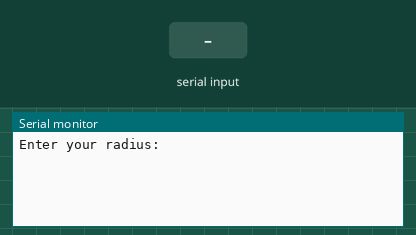
A sketch run on a simulated Arduino Uno, built with avr-gcc and run on an emulated ATmega328P. Parts: the last lines printed to the serial monitor. Inputs (shaded band) come from the test bench.

Above: at 1.2 s.
1.3 s: "90,45\n" received over Serial
At 2.1 s:
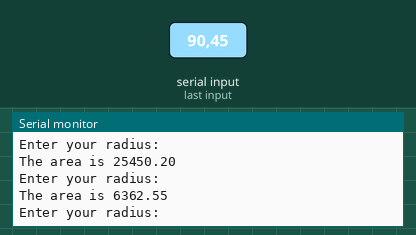
2.8 s: "30,150\n" received over Serial
At 4.4 s:
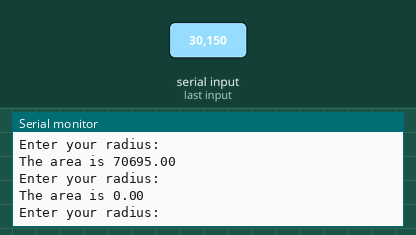
Timing chart, 0 to 5.9 s (numbered marks = the images above; inputs shaded):
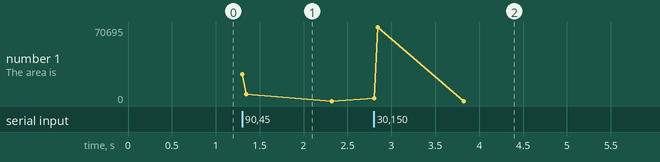

Measured:
- after the input at 1.3 s, the serial monitor: prints a new line at once (image 1)
- after the input at 2.8 s, the serial monitor: prints a new line at once (image 2)

The sketch:

Area_using_any_value_you_want.ino
```cpp
float radius;
float area;
String msg="Enter your radius:";
String msg2="The area is ";
float pi=3.142;


void setup() {
  // put your setup code here, to run once:
  Serial.begin(9600);

}

void loop() {
  // put your main code here, to run repeatedly:
  Serial.println(msg);
  while (Serial.available() == 0){

    }
radius=Serial.parseFloat();
area=pi*radius*radius;
Serial.print(msg2);
Serial.println(area);
}
```
